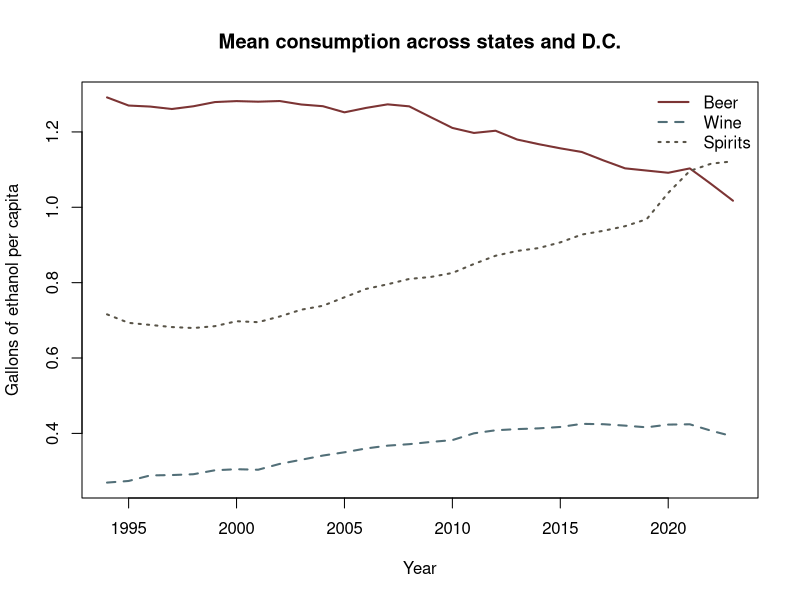

This figure's R source:
# Save this script and alcohol-consumption.csv in the same directory.
# From that directory, run Rscript alcohol-trends.R (base R).
observations <- read.csv("alcohol-consumption.csv")
series <- aggregate(cbind(beer, wine, spirits) ~ year, observations, mean)
colors <- c("#7c3434", "#526f78", "#595448")
pdf("alcohol-trends.pdf", width = 7, height = 4)
matplot(series$year, series[c("beer", "wine", "spirits")], type = "l",
        lty = 1:3, lwd = 2, col = colors, xlab = "Year",
        ylab = "Gallons of ethanol per capita",
        main = "Mean consumption across states and D.C.")
legend("topright", legend = c("Beer", "Wine", "Spirits"), col = colors,
       lty = 1:3, lwd = 2, bty = "n")
dev.off()
